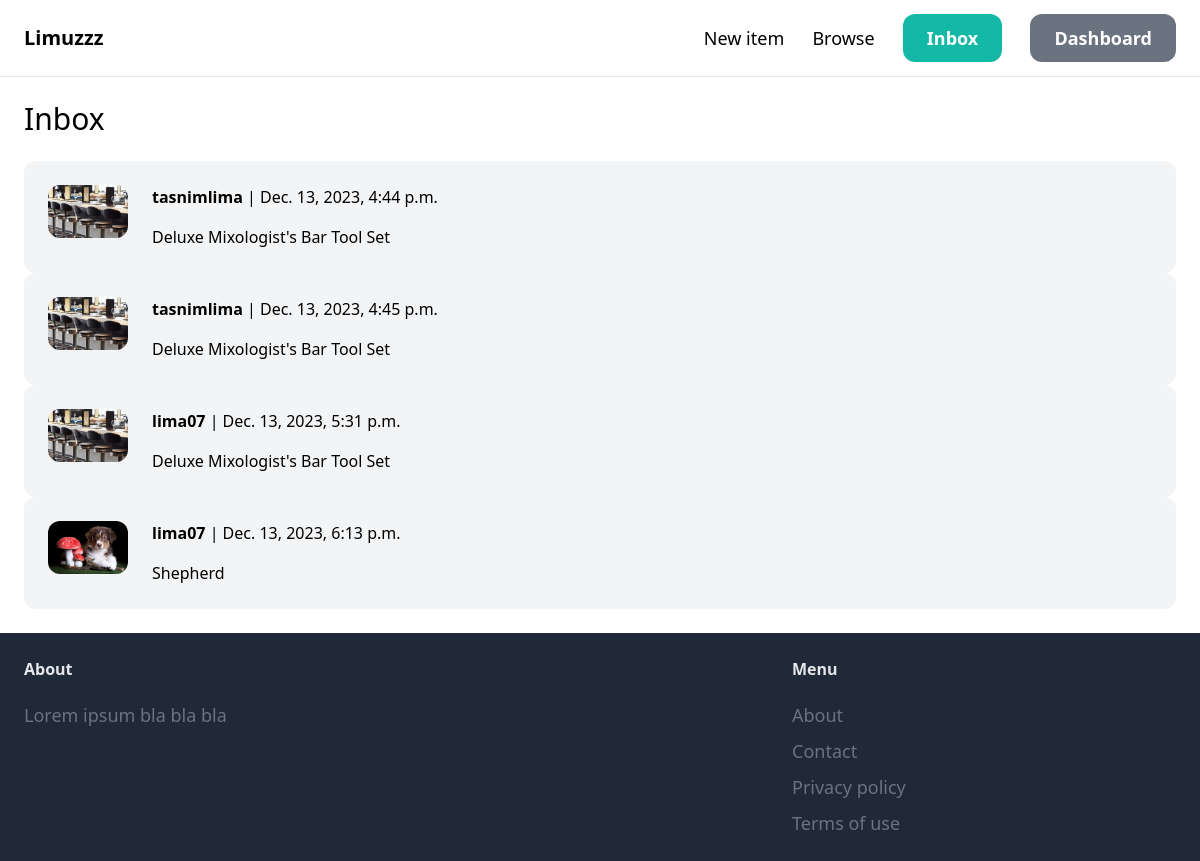
Page /inbox (signed in) on the committed database.
### conversation/models.py (models this page shows)
class Conversation(models.Model):  # Fixed typo in class name
    item = models.ForeignKey(Item, related_name='conversations', on_delete=models.CASCADE)  # Fixed typo in CASCADE
    members = models.ManyToManyField(User, related_name='conversations')
    created_at = models.DateTimeField(auto_now_add=True)
    modified_at = models.DateTimeField(auto_now=True)
    class Meta:
        ordering = ('modified_at',)

### item/models.py (models this page shows, shortened)
class Item(models.Model):
    category= models.ForeignKey(Category, related_name='items', on_delete=models.CASCADE)
    name = models.CharField(max_length=255)
    description = models.TextField(blank=True, null=True)
    price = models.FloatField()
    image = models.ImageField(upload_to='item_images', blank=True, null=True)
    is_sold = models.BooleanField(default=False)
    created_by = models.ForeignKey(User, related_name='iteams', on_delete=models.CASCADE)
    created_at = models.DateTimeField(auto_now=True)

### conversation/views.py (the view)
# urls.py: path('',views.inbox, name='inbox'),
@login_required
def inbox(request):
    conversations = Conversation.objects.filter(members__in=[request.user.id])
    return render(request, 'conversation/inbox.html',{
        'conversations':conversations
    })

### conversation/templates/conversation/inbox.html (shortened to what this page needs)
{% extends 'core/base.html' %}
{% block content %}
<h1 class="mb-6 text-3xl"> Inbox </h1>
    <div class="space-y-6">
        {% for conversation in conversations %}
            <a href="{% url 'conversation:detail' conversation.id %}">
                <div class="p-6 flex bg-gray-100 rounded-xl">
                    <div class="pr-6">
                        <img src="{{ conversation.item.image.url }}" alt="" class="w-20 rounded-xl">
                    </div>
                    <div>
                        {% for member in conversation.members.all %}
                            {% if member != request.user %}
                                <p class="mb-4"> <strong>{{member.username}}</strong> | {{conversation.modified_at}}</p>
                                <p>{{conversation.item.name}}</p>
                            {% endif %}
                        {% endfor %}
                    </div>
                </div>
            </a>
        {% endfor %}
    </div>
{% endblock %}

### rows in the picture
Conversation: item.image (picture), modified_at "Dec. 13, 2023, 4:44 p.m.", item.name "Deluxe Mixologist's Bar Tool Set"
Conversation: item.image (picture), modified_at "Dec. 13, 2023, 4:45 p.m.", item.name "Deluxe Mixologist's Bar Tool Set"
Conversation: item.image (picture), modified_at "Dec. 13, 2023, 5:31 p.m.", item.name "Deluxe Mixologist's Bar Tool Set"
Conversation: item.image (picture), modified_at "Dec. 13, 2023, 6:13 p.m.", item.name "Shepherd"

### other values in the picture
{{ member.username }} "tasnimlima"
{{ member.username }} "lima07"
